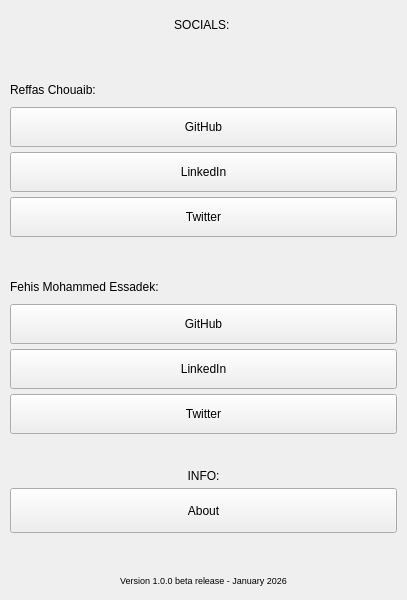
<?xml version="1.0" encoding="UTF-8"?>
<ui version="4.0">
 <class>SideMenu</class>
 <widget class="QWidget" name="SideMenu">
  <property name="geometry">
   <rect>
    <x>0</x>
    <y>0</y>
    <width>407</width>
    <height>600</height>
   </rect>
  </property>
  <property name="windowTitle">
   <string>Side Menu</string>
  </property>
  <layout class="QVBoxLayout" name="verticalLayout">
   <property name="spacing">
    <number>0</number>
   </property>
   <property name="leftMargin">
    <number>0</number>
   </property>
   <property name="topMargin">
    <number>0</number>
   </property>
   <property name="rightMargin">
    <number>0</number>
   </property>
   <property name="bottomMargin">
    <number>0</number>
   </property>
   <item>
    <layout class="QVBoxLayout" name="menu_content" stretch="0,0,0,0,0,0,0,0,0,0,0,0,0,0,0,0">
     <property name="spacing">
      <number>5</number>
     </property>
     <property name="leftMargin">
      <number>10</number>
     </property>
     <property name="topMargin">
      <number>10</number>
     </property>
     <property name="rightMargin">
      <number>10</number>
     </property>
     <property name="bottomMargin">
      <number>10</number>
     </property>
     <item>
      <widget class="QLabel" name="socials_header">
       <property name="minimumSize">
        <size>
         <width>0</width>
         <height>30</height>
        </size>
       </property>
       <property name="text">
        <string>SOCIALS: </string>
       </property>
       <property name="alignment">
        <set>Qt::AlignCenter</set>
       </property>
      </widget>
     </item>
     <item>
      <spacer name="top_spacer">
       <property name="orientation">
        <enum>Qt::Vertical</enum>
       </property>
       <property name="sizeHint" stdset="0">
        <size>
         <width>20</width>
         <height>40</height>
        </size>
       </property>
      </spacer>
     </item>
     <item>
      <widget class="QLabel" name="dev1_label">
       <property name="minimumSize">
        <size>
         <width>0</width>
         <height>25</height>
        </size>
       </property>
       <property name="text">
        <string>Reffas Chouaib:</string>
       </property>
       <property name="alignment">
        <set>Qt::AlignLeading|Qt::AlignLeft|Qt::AlignVCenter</set>
       </property>
      </widget>
     </item>
     <item>
      <widget class="QPushButton" name="github_dev1_btn">
       <property name="minimumSize">
        <size>
         <width>0</width>
         <height>40</height>
        </size>
       </property>
       <property name="text">
        <string>GitHub</string>
       </property>
      </widget>
     </item>
     <item>
      <widget class="QPushButton" name="linkedin_dev1_btn">
       <property name="minimumSize">
        <size>
         <width>0</width>
         <height>40</height>
        </size>
       </property>
       <property name="text">
        <string>LinkedIn</string>
       </property>
      </widget>
     </item>
     <item>
      <widget class="QPushButton" name="twitter_dev1_btn">
       <property name="minimumSize">
        <size>
         <width>0</width>
         <height>40</height>
        </size>
       </property>
       <property name="text">
        <string>Twitter</string>
       </property>
      </widget>
     </item>
     <item>
      <spacer name="middle_1_spacer">
       <property name="orientation">
        <enum>Qt::Vertical</enum>
       </property>
       <property name="sizeHint" stdset="0">
        <size>
         <width>20</width>
         <height>40</height>
        </size>
       </property>
      </spacer>
     </item>
     <item>
      <widget class="QLabel" name="dev2_label">
       <property name="minimumSize">
        <size>
         <width>0</width>
         <height>25</height>
        </size>
       </property>
       <property name="text">
        <string>Fehis Mohammed Essadek:</string>
       </property>
       <property name="alignment">
        <set>Qt::AlignLeading|Qt::AlignLeft|Qt::AlignVCenter</set>
       </property>
      </widget>
     </item>
     <item>
      <widget class="QPushButton" name="github_dev2_btn">
       <property name="minimumSize">
        <size>
         <width>0</width>
         <height>40</height>
        </size>
       </property>
       <property name="text">
        <string>GitHub</string>
       </property>
      </widget>
     </item>
     <item>
      <widget class="QPushButton" name="linkedin_dev2_btn">
       <property name="minimumSize">
        <size>
         <width>0</width>
         <height>40</height>
        </size>
       </property>
       <property name="text">
        <string>LinkedIn</string>
       </property>
      </widget>
     </item>
     <item>
      <widget class="QPushButton" name="twitter_dev2_btn">
       <property name="minimumSize">
        <size>
         <width>0</width>
         <height>40</height>
        </size>
       </property>
       <property name="text">
        <string>Twitter</string>
       </property>
      </widget>
     </item>
     <item>
      <spacer name="middle_2_spacer">
       <property name="orientation">
        <enum>Qt::Vertical</enum>
       </property>
       <property name="sizeType">
        <enum>QSizePolicy::Fixed</enum>
       </property>
       <property name="sizeHint" stdset="0">
        <size>
         <width>20</width>
         <height>30</height>
        </size>
       </property>
      </spacer>
     </item>
     <item>
      <widget class="QLabel" name="info_header">
       <property name="text">
        <string>INFO:</string>
       </property>
       <property name="alignment">
        <set>Qt::AlignCenter</set>
       </property>
      </widget>
     </item>
     <item>
      <widget class="QPushButton" name="about_btn">
       <property name="minimumSize">
        <size>
         <width>0</width>
         <height>45</height>
        </size>
       </property>
       <property name="text">
        <string>About</string>
       </property>
      </widget>
     </item>
     <item>
      <spacer name="bottom_spacer">
       <property name="orientation">
        <enum>Qt::Vertical</enum>
       </property>
       <property name="sizeHint" stdset="0">
        <size>
         <width>20</width>
         <height>40</height>
        </size>
       </property>
      </spacer>
     </item>
     <item>
      <widget class="QLabel" name="version_label">
       <property name="minimumSize">
        <size>
         <width>0</width>
         <height>20</height>
        </size>
       </property>
       <property name="maximumSize">
        <size>
         <width>16777215</width>
         <height>20</height>
        </size>
       </property>
       <property name="styleSheet">
        <string notr="true">font-size: 9px;</string>
       </property>
       <property name="text">
        <string>Version 1.0.0 beta release - January 2026</string>
       </property>
       <property name="alignment">
        <set>Qt::AlignCenter</set>
       </property>
      </widget>
     </item>
    </layout>
   </item>
  </layout>
 </widget>
 <resources/>
 <connections/>
</ui>
